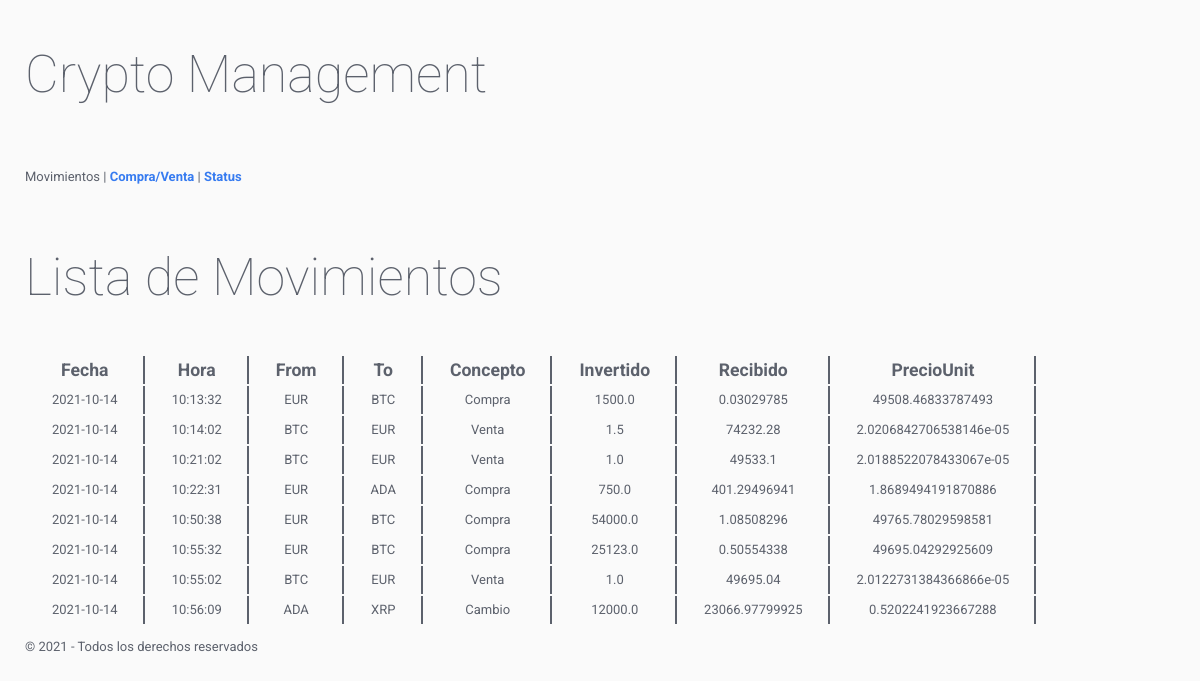
Before: / with the older database file.
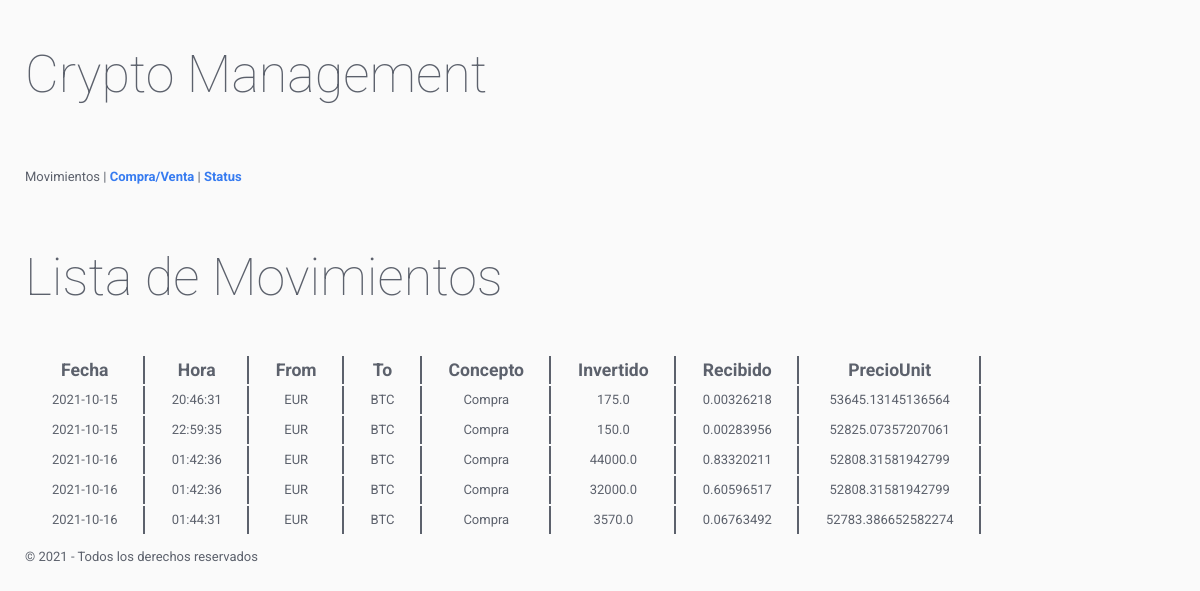
After: the same page with the newer database file.
### tables this page shows
CREATE TABLE "movs" (
	"Fecha"	TEXT NOT NULL,
	"Hora"	TEXT NOT NULL,
	"From"	TEXT NOT NULL,
	"To"	TEXT NOT NULL,
	"Concepto"	TEXT NOT NULL,
	"Invertido"	REAL NOT NULL,
	"Recibido"	REAL NOT NULL
, "PrecioUnit"	REAL NOT NULL);

### programa/views.py (the view)
@app.route("/")
def inicio():
    Tabla = DBManager.CrearTabla()
    return render_template("inicio.html", obj = Tabla[0], items = Tabla[1])

### programa/models.py (called while the page is built)
  def CrearTabla():
    con= sqlite3.connect("data/wallet.db")
    cur = con.cursor()
    cur.execute("Select * from movs")
    keys=[]
    for item in cur.description:
        keys.append(item[0])
    movimientos = []
    for registro in cur.fetchall():
        i = 0
        dic={}
        for columna in keys:
            dic[columna] = registro[i]
            i +=1
        movimientos.append(dic)
    return keys, movimientos

### programa/templates/inicio.html (shortened to what this page needs)
{% extends "base.html" %}
{% block Links %} <p class="Links">Movimientos</p> | <a href="/purchase" class="Links">Compra/Venta</a> | <a href="/status">Status</a> {% endblock %}
{% block contenido %}
    <h1>Lista de Movimientos</h1>
    {% if items | length == 0 %}
        <p class="SubTitulo">Introduce Nuevos Movimientos</p>
    {%else%}
        <table>
            <tr>
                {%for item in obj%}
                <th class="Header_tabla">{{item}}</th>
                {%endfor%}
            </tr>
            {%for item in items%}
            <tr>
                <td class="tabla">{{item.Fecha}}</td>
                <td class="tabla">{{item.Hora}}</td>
                <td class="tabla">{{item.From}}</td>
                <td class="tabla">{{item.To}}</td>
                <td class="tabla">{{item.Concepto}}</td>
                <td class="tabla">{{item.Invertido}}</td>
                <td class="tabla">{{item.Recibido}}</td>
                <td class="tabla">{{item.PrecioUnit}}</td>
            </tr>
            {%endfor%}
        </table>
    {%endif%}
{% endblock %}

### programa/templates/base.html (shortened to what this page needs)
<!DOCTYPE html>
<html lang="en" style="margin-left: 25px;">
    <head>
        <link rel="stylesheet" href="static/css/styles.css">
        <link rel="stylesheet" href="static/css/flat-remix.css">
    </head>
    <body>
        <header>
            <h1>Crypto Management</h1>
        </header>
        <section>
            <nav>
                {% block Links %}{%endblock%}
            </nav>
            {% block contenido %}{% endblock %}
        </section>
        <footer>
            <p>&copy; 2021 - Todos los derechos reservados</p>
        </footer>
    </body>
</html>

### programa/static/css/styles.css (style rules this page uses)
.Header_tabla { font-size: 1.1rem; font-weight: bold; padding-right: 25px; padding-left: 25px; border-right-style: solid; border-right-width: 2px; }
.tabla { text-align: center; padding-right: 25px; padding-left: 25px; border-right-style: solid; border-right-width: 2px; }
.Links { display: inline-block; }

### programa/static/css/flat-remix.css (style rules this page uses)
* { box-sizing: border-box; outline: none; -webkit-appearance: none; -webkit-tap-highlight-color: transparent !important; -webkit-tap-highlight-color: rgba(0, 0, 0, 0) !important; -webkit-touch-callout: none; font-family: "Roboto", sans-serif; letter-spacing: 0; }
body { background-color: #FAFAFA; color: #5c616c; margin: 0; font-size: 13px; cursor: default; user-select: none; -webkit-user-select: none; -khtml-user-select: none; -moz-user-select: none; -ms-user-select: none; }
a:link, a:visited, a:active, a { color: #367bf0; font-weight: bold; text-decoration: none; cursor: pointer; }
h1, h2, h3, h4, h5, h6 { line-height: 1.5em; }
h1 { font-size: 4em; font-weight: lighter; margin: .7em 0; }
section, article, .section, .article, .paper { line-height: 2em; word-wrap: break-word; word-break: normal; line-height: 2em; }

Changed rows visible on the page:
removed movs: Fecha "2021-10-14", Hora "10:55:32", From "EUR", To "BTC", Concepto "Compra", Invertido "25123.0", Recibido "0.50554338", PrecioUnit "49695.04292925609"
removed movs: Fecha "2021-10-14", Hora "10:55:02", From "BTC", To "EUR", Concepto "Venta", Invertido "1.0", Recibido "49695.04", PrecioUnit "2.0122731384366866e-05"
removed movs: Fecha "2021-10-14", Hora "10:56:09", From "ADA", To "XRP", Concepto "Cambio", Invertido "12000.0", Recibido "23066.97799925", PrecioUnit "0.5202241923667288"
changed movs (number 1 of 5 on the later page): Fecha "2021-10-14" → "2021-10-15"; Hora "10:13:32" → "20:46:31"; Invertido "1500.0" → "175.0"; Recibido "0.03029785" → "0.00326218"; PrecioUnit "49508.46833787493" → "53645.13145136564"
changed movs (number 2 of 5 on the later page): Fecha "2021-10-14" → "2021-10-15"; Hora "10:14:02" → "22:59:35"; From "BTC" → "EUR"; To "EUR" → "BTC"; Concepto "Venta" → "Compra"; Invertido "1.5" → "150.0"; Recibido "74232.28" → "0.00283956"; PrecioUnit "2.0206842706538146e-05" → "52825.07357207061"
changed movs (number 3 of 5 on the later page): Fecha "2021-10-14" → "2021-10-16"; Hora "10:21:02" → "01:42:36"; From "BTC" → "EUR"; To "EUR" → "BTC"; Concepto "Venta" → "Compra"; Invertido "1.0" → "44000.0"; Recibido "49533.1" → "0.83320211"; PrecioUnit "2.0188522078433067e-05" → "52808.31581942799"
changed movs (number 4 of 5 on the later page): Fecha "2021-10-14" → "2021-10-16"; Hora "10:22:31" → "01:42:36"; To "ADA" → "BTC"; Invertido "750.0" → "32000.0"; Recibido "401.29496941" → "0.60596517"; PrecioUnit "1.8689494191870886" → "52808.31581942799"
changed movs (number 5 of 5 on the later page): Fecha "2021-10-14" → "2021-10-16"; Hora "10:50:38" → "01:44:31"; Invertido "54000.0" → "3570.0"; Recibido "1.08508296" → "0.06763492"; PrecioUnit "49765.78029598581" → "52783.386652582274"
